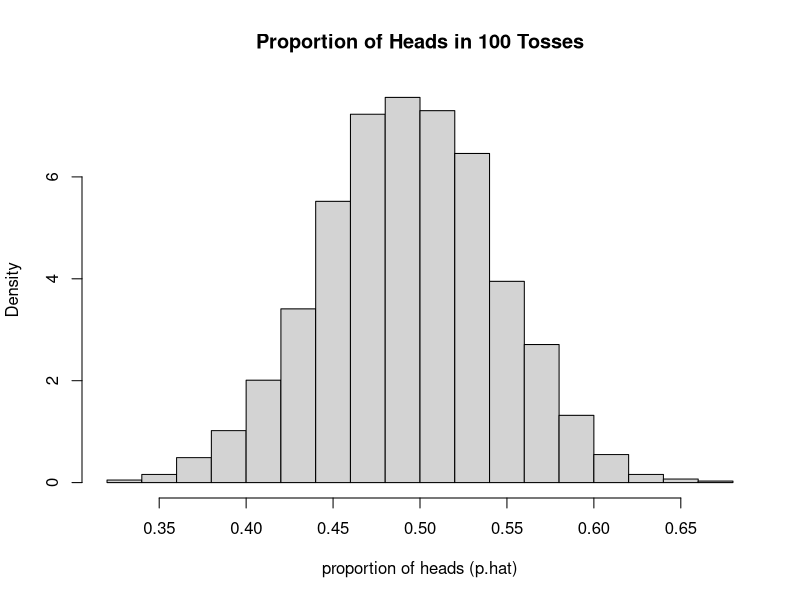
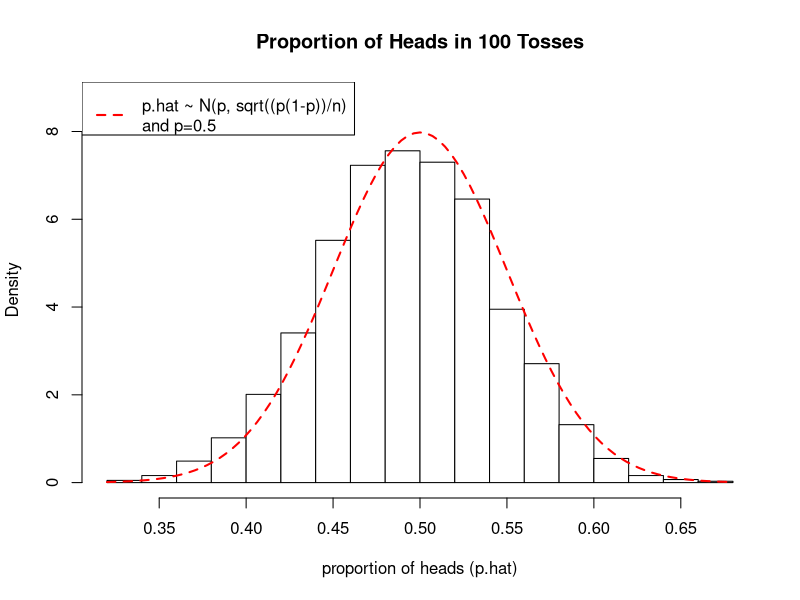
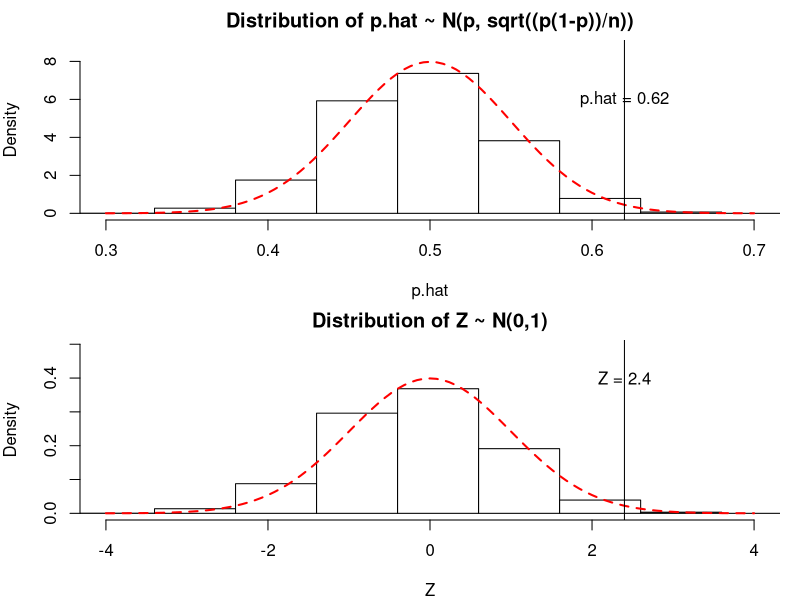
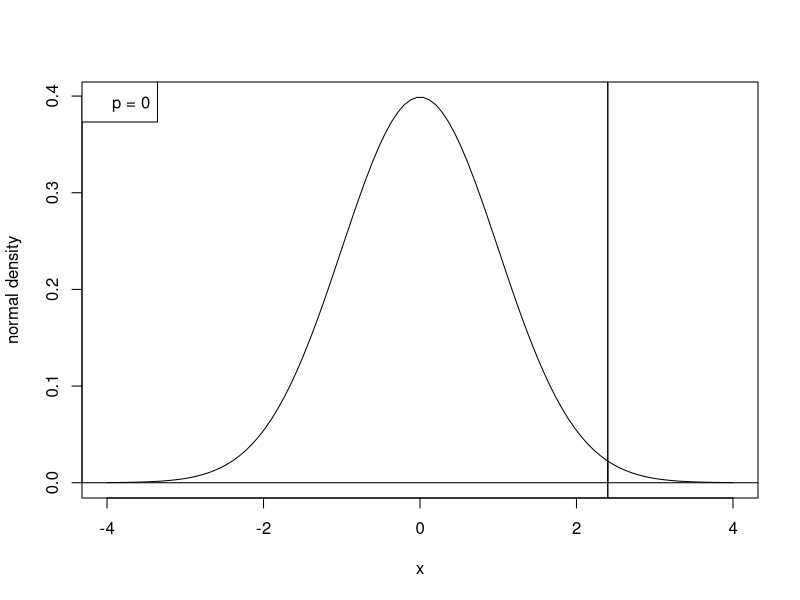

The R script that drew these images, in order:
####################################################
# Intro to hypothesis testing:
####################################################

###################################################################
# Suppose I want to determine if a coin is biased. 
# I'll flip the coin 100 times, if the proportion of heads I get
# is much more or less than I'd expect by chance, then
# I conclude the coin is biased.
###################################################################

# What proportion of heads do I expect to get by chance? 
# We will simulate to get the distribution of this proportion
prop.heads <- function(n) {
  tosses <- sample(c("H", "T"), n, replace= TRUE)
  proportion <- sum(tosses == "H") / length(tosses)
  return(proportion)
}


p.hat = replicate(5000, prop.heads(100))
hist(p.hat, prob = TRUE, xlab = "proportion of heads (p.hat)", 
     main = "Proportion of Heads in 100 Tosses")

###############################################################
# Fact: if p.hat is the distribution of a sample proportion 
# calculated from a population with mean mu = p, then its 
# standard deviation is sigma / sqrt(n), where sigma = 
# sqrt(p(1-p)) and n is the sample size. Furthermore, 
# the distribution is approximately normal!
###############################################################

####################################################
# histogram with normal distribution
####################################################
hist.norm <- function(X, mu, sigma, ...) { 
  h = hist(X, plot = FALSE)
  col = rep("white", length(h$breaks))
  ylim = NULL
  m = max( max(h$density), dnorm(mu, mean = mu, sd = sigma))
  m = m +0.1*m  
  ylim = c(0,m)
  
  hist(X, prob = TRUE, ylim = ylim, col = col, ...)
  
  curve(dnorm(x, mean = mu, sd = sigma), col = "red", lty = 2, lwd = 2, 
        add = TRUE)
}

n <- 100 
p <- 0.5
mu <- p
sigma <- sqrt(p*(1-p))

hist.norm(p.hat, mu, sigma / sqrt(n), main = "Proportion of Heads in 100 Tosses",
          xlab = "proportion of heads (p.hat)")
legend("topleft", legend = "p.hat ~ N(p, sqrt((p(1-p))/n)\nand p=0.5",
       lwd = 2, lty = 2, col = "red")

#################################################
# The variable p.hat can be transformed
# Let Z = (p.hat - mu) / (sigma / sqrt(n)),
# and Z ~ N(0,1)
#################################################

#################################################
# Let's look at the distribution of Z and 
# compare this to the distribution of p.hat
# Let's also assume that when we flipped a coin
# 100 times, we got heads 62% of the time
#################################################

###############################################################
# observed.Z is our test statistic which follows
# a known distribution under the null hypothesis
# The p-value is the probability that under the null 
# hypothesis, the test statistic exceeds its value in 
# either direction

# You only need to understand the following from the code 
# below: The distribution of p.hat is (approximately) 
# normal with mean of p, and standard deviation of 
# sqrt(p(1-p)/n); we can calculate the z-value of p.hat by
# subtracting the mean and dividing by its standard deviation
###############################################################

Z <- (p.hat - mu) / (sigma / sqrt(n))
m1 <- min(p.hat) - .05
m2 <- max(p.hat) + .05
breaks <- seq(m1, m2,by=.05)
breaksZ <- (breaks - mu) / (sigma / sqrt(n))
xlim <- c(0.3, 0.7)
xlimZ <- (xlim - mu) / (sigma / sqrt(n))
observed <- 0.62
observed.Z <- (observed - mu) / (sigma / sqrt(n))
par.orig <- par(mfrow = c(2,1), mar = c(4,4,2,1))
hist.norm(p.hat, mu, sigma / sqrt(n), xlim = xlim, 
          main = "Distribution of p.hat ~ N(p, sqrt((p(1-p))/n))",
          xlab = "p.hat", breaks = breaks)
abline(v = observed)
text(0.62, 6, "p.hat = 0.62")
hist.norm(Z, 0, 1 , xlim = xlimZ, 
          main = "Distribution of Z ~ N(0,1)",
          xlab = "Z", breaks = breaksZ)
abline(v = observed.Z)
text(observed.Z, 0.4, "Z = 2.4")
par(par.orig)

# Note the relationship between the distributions! 
# P(p.hat > 0.62) is the same as P(Z > 2.4)

########################################################################
# Shades the area under the normal curve between a and b 
# This area corresponds to P (a <= x <= b) when X ~ N (mean, sd)
# For P (x <= b) set a = -Inf
# For P (x >= a) set b = Inf
########################################################################
shade.norm <- function(a,b, mean = 0, sd = 1,  ...) {
  m1 = mean-4*sd
  if (!is.infinite(a)) m1 = min(a,m1)
  m2 = mean+4*sd
  if (!is.infinite(b)) m2 = max(b,m2)
  
  x = seq(m1,m2, length.out = 100)
  plot(x, dnorm(x, mean = mean, sd = sd), type = "l", ylab = "normal density", ...)
  if (is.infinite(a)) a = m1
  if (is.infinite(b)) b = m2
  r = seq(a,b,length.out=100)
  cord.x <- c(a,r,b)
  cord.y <- c(0,dnorm(r, mean = mean, sd = sd),0)
  polygon(cord.x,cord.y,col='skyblue')
  abline(h = 0)
  
  p = pnorm(b, mean = mean, sd = sd) - pnorm(a, mean = mean, sd = sd)
  legend("topleft", legend = paste("p = ", round(p,3), sep = ""))
  
}

#####################################################
# p-value is area in unshaded region, corresponding
# to the probability of observing a test statistic
# more extreme (in either direction) than what is
# expected by chance (assuming H0 is true)
#####################################################
pos.observed.Z <- abs(observed.Z)
neg.observed.Z <- pos.observed.Z
shade.norm(neg.observed.Z, pos.observed.Z)
abline(v = neg.observed.Z)
abline(v = pos.observed.Z)

p.value <- 2*(pnorm(neg.observed.Z))

#####################################################
# If p-value is small (generally < 0.05), we
# reject the null hypothesis and accept the
# alternative. This is because the observed test
# statistic is not likely under the null hypothesis
#####################################################


##################################################
# hypothesis test for single proportion in R
#################################################
# compare this to p-value above 
p1 <- prop.test(62, 100, correct = FALSE)
p1$p.value

###################################################
## more accurate to use 'continuity correction'
###################################################
p2 <- prop.test(62, 100, correct = TRUE)
p2$p.value
